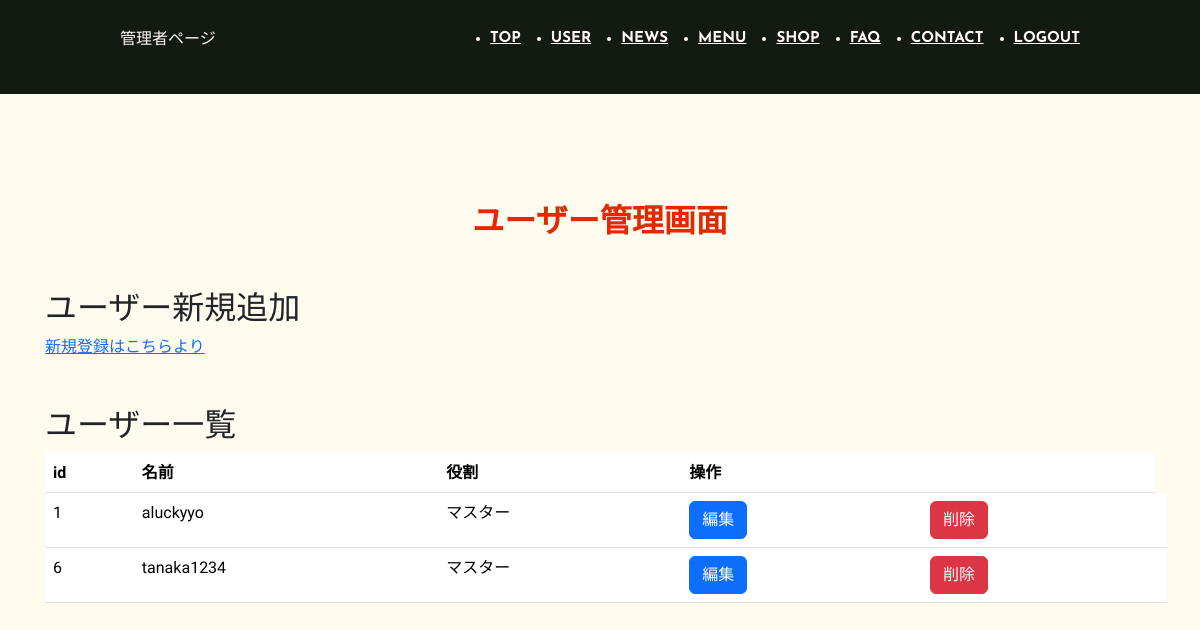
Page /admin/user.php (signed in) on the committed database.
### tables this page shows
CREATE TABLE `users` (
  `id` int(11) NOT NULL,
  `username` varchar(255) NOT NULL,
  `password` varchar(255) NOT NULL,
  `role_id` int(1) NOT NULL
);

CREATE TABLE `roles` (
  `id` int(11) NOT NULL,
  `role` varchar(255) NOT NULL
);

### inc/function.php (called while the page is built, shortened)
<?php
function h($str)
{
    return htmlspecialchars($str, ENT_QUOTES, 'UTF-8');
}

### admin/user.php (the view, shortened to what this page needs)
<?php
require_once '../inc/function.php';
try {
    $db = db_connect();
    $sql = "SELECT users.id AS user_id,users.username,users.password,users.role_id,roles.role FROM users INNER JOIN roles ON users.role_id=roles.id;";
    $stmt = $db->prepare($sql);
    $stmt->execute();
    $result = $stmt->fetchAll(PDO::FETCH_ASSOC);
} catch (PDOException $e) {
    db_err_msg() . $e->getMessage();
    header('location:user.php');
    exit();
}
?>
<!DOCTYPE html>
<html lang="ja">
<head>
    <?php include('../inc/link_master.php');  ?>
</head>
<body>
    <?php include('../inc/header_master.php');  ?>
    <main role="main" class="container " style="padding:60px 15px 0">
        <h1 class="my-5 c-title__main">ユーザー管理画面</h1>
        <h2>ユーザー新規追加</h2>
        <a href="user_add.php" class="mb-5">新規登録はこちらより</a>
        <h2 class="mt-5">ユーザー一覧</h2>
        <table class="table mb-5">
            <thead>
                <tr>
                    <th>id</th>
                    <th>名前</th>
                    <th>役割</th>
                    <th>操作</th>
                </tr>
            </thead>
            <tbody>
                <?php foreach ($result as $row): ?>
                    <tr>
                        <td><?php echo h($row["user_id"]); ?></td>
                        <td><?php echo h($row["username"]); ?></td>
                        <td><?php echo h($row["role"]); ?></td>
                        <td class="row">
                            <form action="user_edit.php" method="post" class="col">
                                <input type="submit" value="編集" class="btn  btn-primary">
                            </form>
                            <form action="user_del.php" method="post" class="col">
                                <input type="submit" value="削除" class="btn  btn-danger">
                            </form>
                        </td>
                    </tr>
                <?php endforeach; ?>
            </tbody>
        </table>
    </main>
</body>
</html>

### css/style.css (style rules this page uses)
:root { --gyoza-black: #131A12; --gyoza-white: #FFF7F7; --gyoza-beige: #FFFBEF; --gyoza-red: #E22A00; --gyoza-yellow: #FFE100; }
body { background-color: var(--gyoza-beige); font-size: 16px; font-family: "Zen Maru Gothic", sans-serif; line-height: 1.45; }
html { scroll-behavior: smooth; }
.c-title__main, .c-sec-title { font-size: 32px; font-weight: bold; color: var(--gyoza-red); text-align: center; display: flex; flex-direction: column; text-transform: uppercase; }
.c-title__main::after { content: attr(data-sub-title); font-size: 16px; color: var(--gyoza-black); font-weight: normal; }

### rows in the picture
users: id "1", username "aluckyyo", role.role "マスター"
users: id "6", username "tanaka1234", role.role "マスター"
